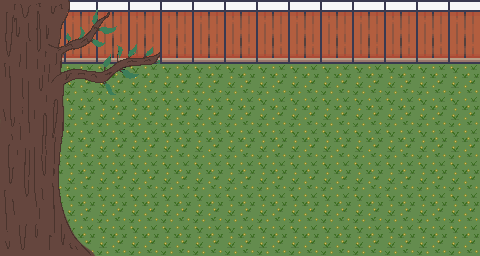

This is a level from a 2D game, rendered from its Tiled map with the project's own tilesets. A one-line summary and the complete map file follow:
An orthogonal 15x8 tile map with 32x32 px tiles, 12 tile layers (Floor, Tile Layer 6, Tile Layer 7, Collisions, ...), 4 tilesets and 8 objects.

<map version="1.10" tiledversion="1.11.2" orientation="orthogonal" renderorder="right-down" width="15" height="8" tilewidth="32" tileheight="32" infinite="0" nextlayerid="18" nextobjectid="39">
 <tileset firstgid="1" source="Room_Builder_free_32x32.tsx" />
 <tileset firstgid="392" source="Interiors_free_32x32.tsx" />
 <tileset firstgid="1816" source="grass.tsx" />
 <tileset firstgid="1817" source="tree.tsx" />
 <layer id="7" name="Floor" width="15" height="8">
  <data encoding="csv">
219,220,221,219,220,221,219,220,221,219,220,221,219,220,221,
202,203,204,202,203,204,202,203,204,202,203,204,202,203,204,
219,220,221,219,220,221,219,220,221,219,220,221,219,220,221,
202,203,204,202,203,204,202,203,204,202,203,204,202,203,204,
219,220,221,219,220,221,219,220,221,219,220,221,219,220,221,
202,203,204,202,203,204,202,203,204,202,203,204,202,203,204,
219,220,221,219,220,221,219,220,221,219,220,221,219,220,221,
202,203,204,202,203,204,202,203,204,202,203,204,202,203,204
</data>
 </layer>
 <layer id="11" name="Tile Layer 6" width="15" height="8">
  <data encoding="csv">
0,0,0,0,0,0,0,0,0,0,0,0,0,0,0,
0,0,0,0,0,0,0,0,0,0,0,0,0,0,0,
0,0,0,0,0,0,0,0,0,0,0,0,0,0,0,
0,0,0,0,0,0,0,0,0,0,0,0,0,0,0,
0,0,0,0,0,0,0,0,0,0,0,0,0,0,0,
0,0,0,0,0,0,0,0,0,0,0,0,0,0,0,
0,0,0,0,0,0,0,0,0,0,0,0,0,0,0,
0,0,0,0,0,0,0,0,0,0,0,0,0,0,0
</data>
 </layer>
 <layer id="12" name="Tile Layer 7" width="15" height="8">
  <data encoding="csv">
0,0,0,0,0,0,0,0,0,0,0,0,0,0,0,
0,0,0,0,0,0,0,0,0,0,0,0,0,0,0,
0,0,0,0,0,0,0,0,0,0,0,0,0,0,0,
0,0,0,0,0,0,0,0,0,0,0,0,0,0,0,
0,0,0,0,0,0,0,0,0,0,0,0,0,0,0,
0,0,0,0,0,0,0,0,0,0,0,0,0,0,0,
0,0,0,0,0,0,0,0,0,0,0,0,0,0,0,
0,0,0,0,0,0,0,0,0,0,0,0,0,0,0
</data>
 </layer>
 <layer id="6" name="Collisions" width="15" height="8">
  <properties>
   <property name="collidable" type="bool" value="true" />
  </properties>
  <data encoding="csv">
0,331,332,332,332,332,332,332,332,332,332,332,332,332,2684354892,
0,0,0,0,0,0,0,0,0,0,0,0,0,0,0,
0,0,0,0,0,0,0,0,0,0,0,0,0,0,0,
0,0,0,0,0,0,0,0,0,0,0,0,0,0,0,
0,0,0,0,0,0,0,0,0,0,0,0,0,0,0,
0,0,0,0,0,0,0,0,0,0,0,0,0,0,0,
0,0,0,0,0,0,0,0,0,0,0,0,0,0,0,
0,0,0,0,0,0,0,0,0,0,0,0,0,0,0
</data>
 </layer>
 <layer id="10" name="Actions" width="15" height="8">
  <data encoding="csv">
0,0,0,0,0,0,0,0,0,0,0,0,0,0,0,
0,0,0,0,0,0,0,0,0,0,0,0,0,0,0,
0,0,0,0,0,0,0,0,0,0,0,0,0,0,0,
0,0,0,0,0,0,0,0,0,0,0,0,0,0,0,
0,0,0,0,0,0,0,0,0,0,0,0,0,0,0,
0,0,0,0,0,0,0,0,0,0,0,0,0,0,0,
0,0,0,0,0,0,0,0,0,0,0,0,0,0,0,
0,0,0,0,0,0,0,0,0,0,0,0,0,0,0
</data>
 </layer>
 <layer id="9" name="Tile Layer 4" width="15" height="8">
  <data encoding="csv">
0,0,0,0,0,0,0,0,0,0,0,0,0,0,0,
0,0,0,0,0,0,0,0,0,0,0,0,0,0,0,
0,0,0,0,0,0,0,0,0,0,0,0,0,0,0,
0,0,0,0,0,0,0,0,0,0,0,0,0,0,0,
0,0,0,0,0,0,0,0,0,0,317,0,0,0,0,
0,0,0,0,0,0,0,0,0,0,0,317,0,0,0,
0,0,0,0,0,0,0,0,0,0,0,0,0,0,0,
0,0,0,0,0,0,0,0,0,0,0,0,0,0,0
</data>
 </layer>
 <layer id="8" name="Tile Layer 3" width="15" height="8">
  <data encoding="csv">
1610613068,325,325,325,325,325,325,325,325,325,325,325,325,325,325,
175,342,342,342,342,342,342,342,342,342,342,342,342,342,342,
175,176,0,0,0,0,0,0,0,0,0,0,0,0,0,
175,176,0,0,0,0,0,0,0,0,0,0,0,0,0,
175,176,0,0,0,0,0,0,0,0,0,0,0,0,0,
175,176,0,0,0,317,317,0,0,0,0,0,0,0,0,
175,176,0,0,0,0,0,0,0,0,0,0,0,0,0,
175,176,0,0,0,0,0,0,0,0,0,0,0,0,0
</data>
 </layer>
 <layer id="14" name="Tile Layer 9" width="15" height="8">
  <data encoding="csv">
0,0,0,0,0,0,0,0,0,0,0,0,0,0,0,
0,0,0,0,0,0,0,0,0,0,0,0,0,0,0,
0,0,0,0,0,0,0,0,0,0,0,0,0,0,0,
0,0,0,0,0,0,0,0,0,0,0,0,0,0,0,
0,0,0,0,0,0,0,0,0,0,0,0,0,0,0,
0,0,0,0,0,0,0,0,0,0,0,0,0,0,0,
0,0,0,0,0,0,0,0,0,0,0,0,0,0,0,
0,0,0,0,0,0,0,0,0,0,0,0,0,0,0
</data>
 </layer>
 <layer id="13" name="Tile Layer 8" width="15" height="8">
  <data encoding="csv">
332,0,0,0,0,0,0,0,0,0,0,0,0,0,0,
349,0,0,0,0,0,0,0,0,0,0,0,0,0,0,
0,0,0,0,0,0,0,0,0,0,0,0,0,0,0,
0,0,0,0,0,0,0,0,0,0,0,0,0,0,0,
0,0,0,0,0,0,0,0,0,0,0,0,0,0,0,
0,0,0,0,0,0,0,0,0,0,0,0,0,0,0,
0,0,0,0,0,0,0,0,0,0,0,0,0,0,0,
0,0,0,0,0,0,0,0,0,0,0,0,0,0,0
</data>
 </layer>
 <layer id="15" name="Tile Layer 10" width="15" height="8">
  <data encoding="csv">
0,0,0,0,0,0,0,0,0,0,0,0,0,0,0,
0,0,0,0,0,0,0,0,0,0,0,0,0,0,0,
0,0,0,0,0,0,0,0,0,0,0,0,0,0,0,
0,0,0,0,0,0,0,0,0,0,0,0,0,0,0,
0,0,0,0,0,0,0,0,0,0,0,0,0,0,0,
0,0,0,0,0,0,0,0,0,0,0,0,0,0,0,
0,0,0,0,0,0,0,0,0,0,0,0,0,0,0,
0,0,0,0,0,0,0,0,0,0,0,0,0,0,0
</data>
 </layer>
 <layer id="16" name="Tile Layer 11" width="15" height="8">
  <data encoding="csv">
256,256,256,256,256,256,256,256,256,256,256,256,256,256,256,
273,273,273,273,273,273,273,273,273,273,273,273,273,273,273,
1816,1816,1816,1816,1816,1816,1816,1816,1816,1816,1816,1816,1816,1816,1816,
1816,1816,1816,1816,1816,1816,1816,1816,1816,1816,1816,1816,1816,1816,1816,
1816,1816,1816,1816,1816,1816,1816,1816,1816,1816,1816,1816,1816,1816,1816,
1816,1816,1816,1816,1816,1816,1816,1816,1816,1816,1816,1816,1816,1816,1816,
1816,1816,1816,1816,1816,1816,1816,1816,1816,1816,1816,1816,1816,1816,1816,
1816,1816,1816,1816,1816,1816,1816,1816,1816,1816,1816,1816,1816,1816,1816
</data>
 </layer>
 <layer id="17" name="Tile Layer 12" width="15" height="8">
  <data encoding="csv">
1817,1818,1819,1820,1821,0,0,0,0,0,0,0,0,0,0,
1822,1823,1824,1825,1826,0,0,0,0,0,0,0,0,0,0,
1827,1828,1829,1830,1831,0,0,0,0,0,0,0,0,0,0,
1832,1833,1834,1835,1836,0,0,0,0,0,0,0,0,0,0,
1837,1838,1839,1840,1841,0,0,0,0,0,0,0,0,0,0,
1842,1843,1844,1845,1846,0,0,0,0,0,0,0,0,0,0,
1847,1848,1849,1850,1851,0,0,0,0,0,0,0,0,0,0,
1852,1853,1854,1855,1856,0,0,0,0,0,0,0,0,0,0
</data>
 </layer>
 <objectgroup id="2" name="Objects">
  <object id="15" x="531" y="2" />
  <object id="21" x="258" y="6.66667" width="213.333" height="48.6667">
   <properties>
    <property name="collidable" type="bool" value="true" />
   </properties>
  </object>
  <object id="22" x="2.66667" y="4.66667" width="210.667" height="51.3333">
   <properties>
    <property name="collidable" type="bool" value="true" />
   </properties>
  </object>
  <object id="26" x="211.333" y="3.33333" width="44" height="49.3333">
   <properties>
    <property name="collidable" type="bool" value="true" />
   </properties>
  </object>
  <object id="28" x="197.5" y="251.917" width="52" height="12.6667">
   <properties>
    <property name="destination" value="kitchen" />
    <property name="exitOrientation" value="vertical" />
    <property name="special_door" type="bool" value="true" />
    <property name="type" value="door" />
   </properties>
  </object>
  <object id="34" x="489.333" y="280" />
  <object id="35" x="204.762" y="162.702" width="47.5932" height="6.64092">
   <properties>
    <property name="fromOrientation" value="vertical" />
    <property name="fromRoom" value="kitchen" />
    <property name="spawn" type="bool" value="true" />
    <property name="special_spawn" type="bool" value="true" />
   </properties>
  </object>
  <object id="38" x="4.66667" y="2" width="59.3333" height="248">
   <properties>
    <property name="collidable" type="bool" value="true" />
   </properties>
  </object>
 </objectgroup>
</map>
